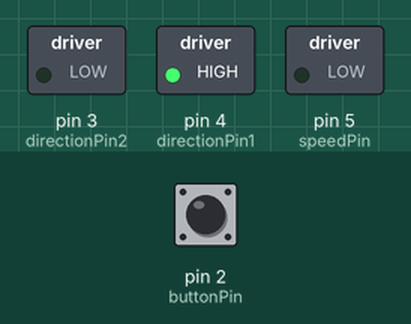
Simulated run of this program. Board: Arduino Mega 2560, built with avr-gcc and run on an emulated ATmega2560. Shown: switched loads named in the program (green lamp = pin HIGH). The test bench sets the inputs (shaded band); at power-on: pin 2 (buttonPin) HIGH.

Above: at 1.2 s.
1.3 s: pin 2 (buttonPin) pulled LOW for 0.15 s
At 2.0 s:
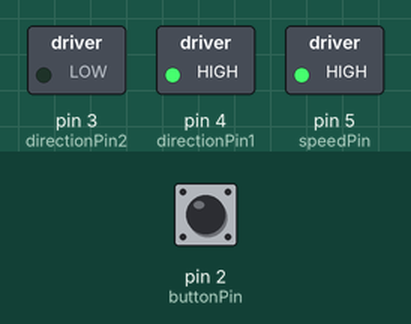
2.9 s: pin 2 (buttonPin) pulled LOW for 1 s
At 3.3 s:
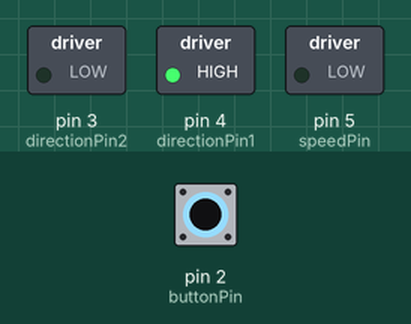
5.4 s: pin 2 (buttonPin) pulled LOW for 3.2 s
At 6.3 s:
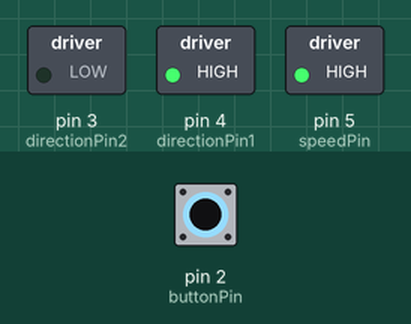
Timing chart, 0 to 8.4 s (numbered marks = the images above; inputs shaded):
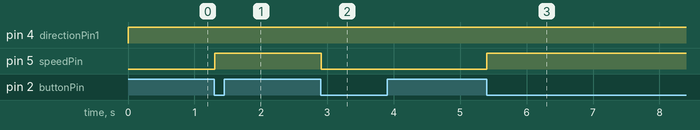

The program:

main.cpp
```cpp
#include <Arduino.h>

int speedPin = 5;
int directionPin1 = 4;
int directionPin2 = 3;
int motorSpeed = 255;
int buttonPin = 2;
int buttonValue;
int previousButtonState = HIGH;
int buttonState = HIGH;
boolean motorOn = false;

void setup() {
  Serial.begin(9600);
  pinMode(speedPin, OUTPUT);
  pinMode(directionPin1, OUTPUT);
  pinMode(directionPin2, OUTPUT);
  pinMode(buttonPin, INPUT_PULLUP);
}


/**
 * Continuously checks the state of a button to toggle the motor on and off.
 * - Reads the current button state.
 * - Sets the motor direction pins.
 * - Toggles the motor state when a button press is detected.
 * - Writes the motor speed based on the motor state.
 * - Updates the previous button state for the next loop iteration.
 * - Delays the loop to allow for button debouncing.
 */

void loop() {
  buttonState = digitalRead(buttonPin);
  digitalWrite(directionPin1, HIGH);
  digitalWrite(directionPin2, LOW);
  if (buttonState == LOW && previousButtonState == HIGH) {
    motorOn = !motorOn;
    if(motorOn) {
      analogWrite(speedPin, motorSpeed);
    } else {
      analogWrite(speedPin, 0);
    }
  }
  previousButtonState = buttonState;
  delay(10);
}
```

Measured:
- after the input at 1.3 s, pin 5 (speedPin): LOW → HIGH at once
- after the input at 2.9 s, pin 5 (speedPin): HIGH → LOW at once
- after the input at 5.4 s, pin 5 (speedPin): LOW → HIGH at once
